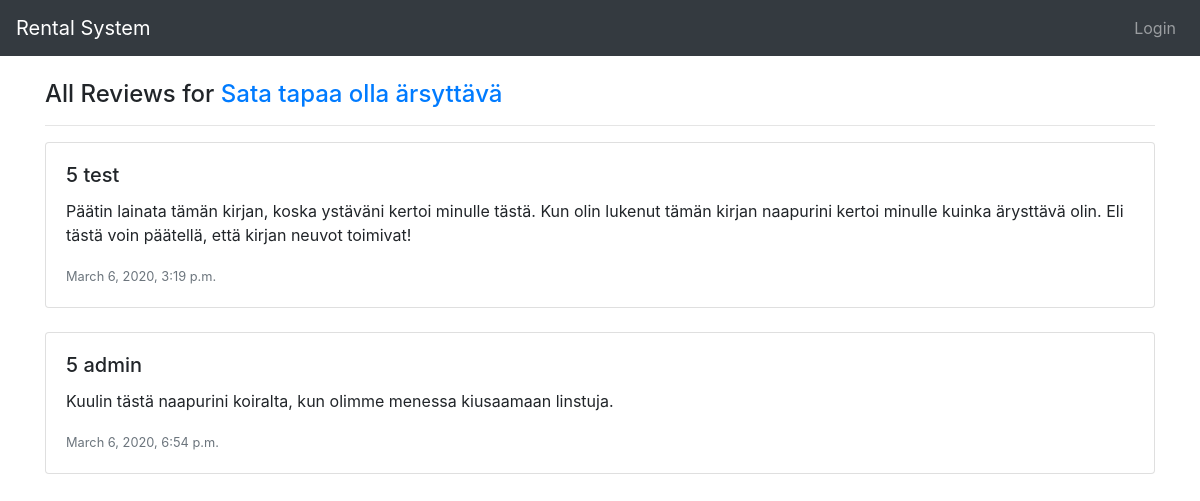
/all_reviews/1/, run on an earlier commit of the app's database.
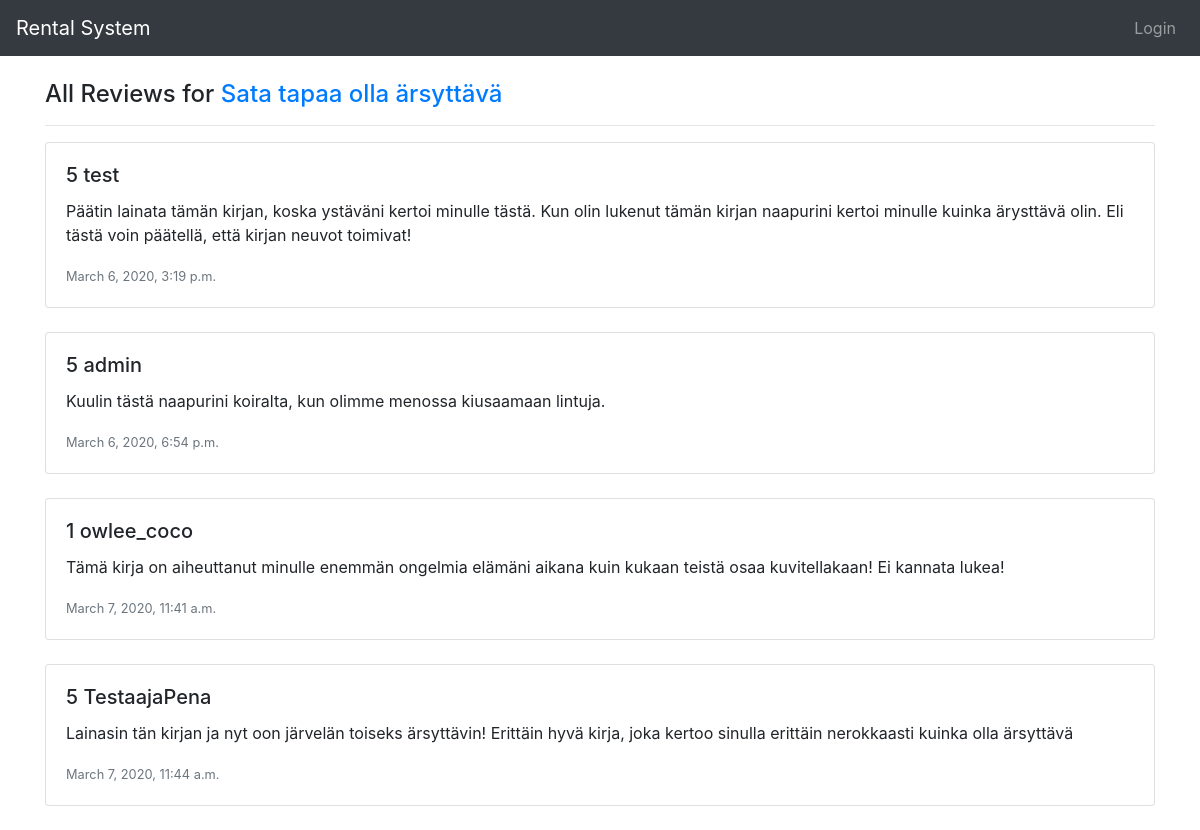
And on a later commit of the database.
### rental_system/models.py (models this page shows, shortened)
class Rating(models.Model):
    user = models.ForeignKey(User, on_delete=models.CASCADE, default=1)
    work = models.ForeignKey(Work, on_delete=models.CASCADE)
    rating = models.IntegerField(
        default=5,
        validators=[
            MaxValueValidator(5),
            MinValueValidator(0)
        ]
    )
    comment = models.TextField(max_length=500)
    post_date = models.DateTimeField(auto_now_add=True, null=True)
    edit_date = models.DateTimeField(blank=True, null=True)
    visible = models.BooleanField(default=True)

### rental_system/views.py (the view)
# urls.py: path('all_reviews/<int:work_id>/', views.all_reviews, name="all_reviews")
def all_reviews(request, work_id):
    reviews = Rating.objects.filter(work_id = work_id, visible = True)
    title = Work.objects.filter(pk = work_id).values('title').first()
    return render(request, 'rental_system/all_reviews.html', {"reviews": reviews, "current_work": work_id, 'title': title})

### rental_system/templates/rental_system/all_reviews.html (shortened to what this page needs)
{% extends 'base.html' %}
{% block content %}
{% load static %}
<div class="container">
  <h4>All Reviews for <a href="{% url 'work' current_work %}">{{ title.title }}</a></h4>
  <hr>
  {% if reviews %}
  {% for review in reviews %}
  <div class="card w-100">
    <div class="card-body">
      <h5 class="card-title">{{ review.rating }} {{ review.user.username }}</h5>
      <p class="card-text">{{ review.comment }}</p>
      <p class="card-text"><small class="text-muted">{{ review.post_date }}</small></p>
    </div>
  </div>
  <br>
  {% endfor %}
  {% else %}
  <p>No reviews for this work!</p>
  {% endif %}
</div>
{% endblock %}

What changed in the data, as far as the page shows it:
changed Rating "admin": comment "Kuulin tästä naapurini koiralta, kun olimme menessa kiusaamaan linstuja." → "Kuulin tästä naapurini koiralta, kun olimme menossa kiusaamaan lintuja."
added Rating: rating "1", user.username "owlee_coco", comment "Tämä kirja on aiheuttanut minulle enemmän ongelmia elämäni aikana kuin kukaan teistä osaa kuvitellakaan! Ei kannata lukea!", post_date "March 7, 2020, 11:41 a.m."
added Rating: rating "5", user.username "TestaajaPena", comment "Lainasin tän kirjan ja nyt oon järvelän toiseks ärsyttävin! Erittäin hyvä kirja, joka kertoo sinulla erittäin nerokkaasti kuinka olla ärsyttävä", post_date "March 7, 2020, 11:44 a.m."
